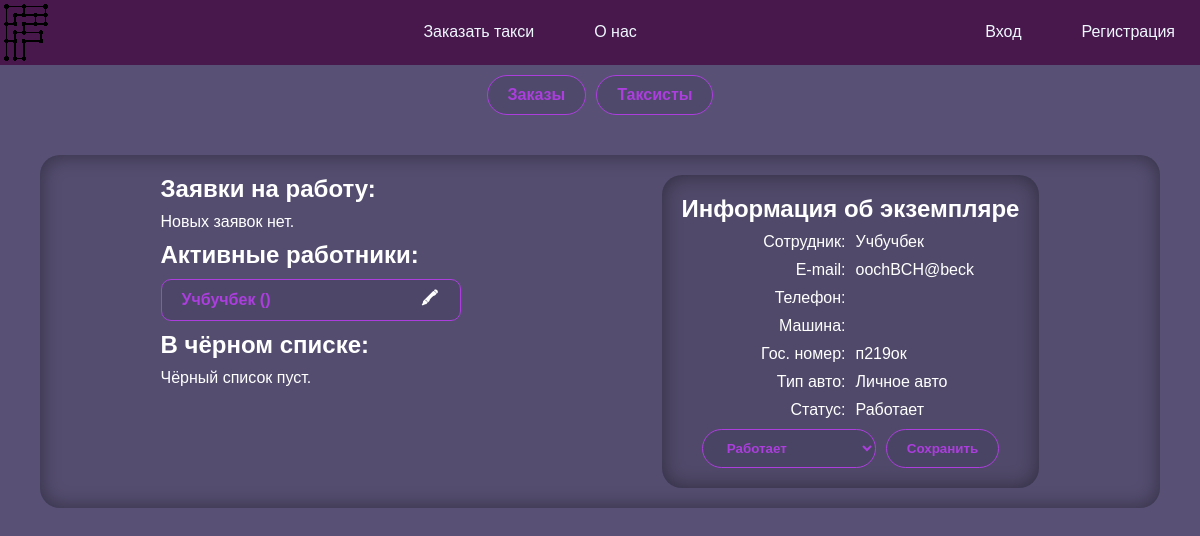
/admin.php?tool=taxists&edit=taxist&id=1, run on an earlier commit of the app's database.
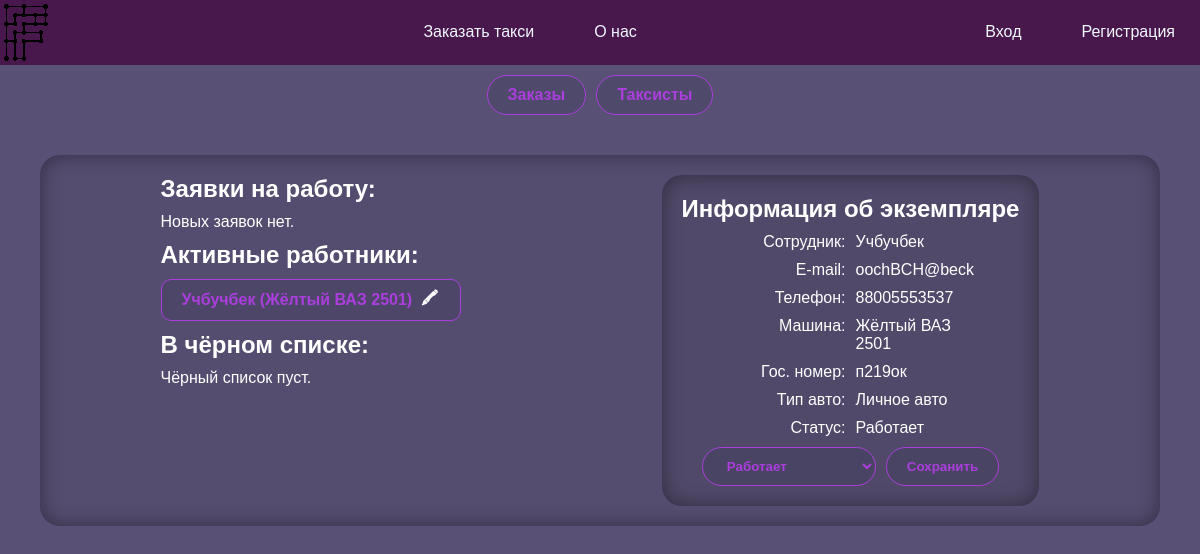
And on a later commit of the database.
### tables this page shows
CREATE TABLE `taxists` (
  `id` int(11) NOT NULL,
  `photo` varchar(128) NOT NULL,
  `car` int(11) NOT NULL,
  `user` int(11) NOT NULL,
  `passport` varchar(64) NOT NULL,
  `driver_license` varchar(64) NOT NULL,
  `status` int(11) NOT NULL
);

CREATE TABLE `users` (
  `id` int(11) NOT NULL,
  `login` varchar(128) NOT NULL,
  `name` varchar(32) NOT NULL,
  `phone` bigint(11) NOT NULL,
  `email` varchar(128) NOT NULL,
  `password` varchar(128) NOT NULL,
  `role` int(11) NOT NULL
);

CREATE TABLE `cars` (
  `id` int(11) NOT NULL,
  `name` varchar(128) NOT NULL,
  `number` text NOT NULL,
  `color` varchar(128) NOT NULL,
  `type` int(11) NOT NULL
);

CREATE TABLE `car_types` (
  `id` int(11) NOT NULL,
  `name` varchar(128) NOT NULL
);

CREATE TABLE `taxist_status` (
  `id` int(11) NOT NULL,
  `name` varchar(128) NOT NULL
);

### funcs/DBinteraction.php (called while the page is built, shortened)
<?php
function selectFrom($query, $way)
{
    if (trim($query) == null) {
        $_SESSION['result'] = "Вы передали пустой запрос.";
    } else {
    require "connect.php";
    $res = $con->query($query);
    switch ($way) {
        case "ALL":
            $output = $res->fetch_all(MYSQLI_ASSOC);
            break;
        case "ONE":
            $output = $res->fetch_assoc();
            break;
    }}
    return $output;
}

### admin/editForms/taxist.php (the view, shortened to what this page needs)
<?php
require_once("./funcs/DBinteraction.php");
$query = "SELECT
taxists.id,
users.name,
users.email,
users.phone,
taxists.photo,
CONCAT(cars.color, ' ', cars.name) AS car,
cars.number AS car_number, car_types.name AS type,
taxist_status.name AS `status`
FROM taxists
INNER JOIN users ON taxists.user = users.id
INNER JOIN cars ON taxists.car = cars.id
INNER JOIN taxist_status ON taxists.status = taxist_status.id
INNER JOIN car_types ON cars.type = car_types.id
WHERE `taxists`.`id` = " . $_GET['id'];
$thisTaxist = selectFrom($query, "ONE");
?>
<h1>Информация об экземпляре</h1>
<?php
$descorder = [
    "Сотрудник",
    "E-mail",
    "Телефон",
    "Машина",
    "Гос. номер",
    "Тип авто",
    "Статус"
];
$descorderKey = 0;
foreach ($thisTaxist as $key => $item) {
    switch ($key) {
        case "id":
        case "photo":
            break;
?>
        <?php
        default:
        ?>
            <div class="flex g10 mauto toolInfo">
                <span class="ctrl-r"><?= $descorder[$descorderKey] ?>:</span>
                <span><?= $item ?></span>
            </div>
<?php
            $descorderKey++;
            break;
    }
}
?>
<form action="../funcs/changeStatus.php" method="post" class="btns mauto">
    <select name="status" id="" class="accent">
        <?php
        $query = "SELECT * FROM `taxist_status`";
        $statuses = selectFrom($query, "ALL");
        foreach ($statuses as $status) {
            $selected = ($status['name'] == $thisTaxist['status']) ? "selected" : null;
        ?>
            <option value="<?= $status['id'] ?>" <?= $selected ?>><?= $status['name'] ?></option>
        <?php
        }
        ?>
    </select>
    <button class="accent">Сохранить</button>
</form>

### admin/toolTaxists.php (shortened to what this page needs)
<?php
require_once("./funcs/DBinteraction.php");
$query = "SELECT
taxists.id,
users.name,
CONCAT(cars.color, ' ', cars.name) AS car,
taxist_status.name AS `status`
FROM taxists
INNER JOIN users ON taxists.user = users.id
INNER JOIN cars ON taxists.car = cars.id
INNER JOIN taxist_status ON taxists.status = taxist_status.id
ORDER BY users.name ASC";
$taxists = selectFrom($query, "ALL");
?>
<div class="list flex column g10 wcenter">
    <?php
    require("./funcs/listGenerator.php");
    ?>
    <h2>Заявки на работу:</h2>
    <?php
    $emptyList = true;
    if ($emptyList) {
    ?>
        <p>Новых заявок нет.</p>
    <?php
    }
    ?>
    <h2>Активные работники:</h2>
    <?php
    foreach ($taxists as $taxist) {
        if ($taxist['status'] == "Работает") {
            generateListItem($taxist, "taxist");
        }
    }
    ?>
    <h2>В чёрном списке:</h2>
    <?php
    $emptyList = true;
    if ($emptyList) {
    ?>
        <p>Чёрный список пуст.</p>
    <?php
    }
    ?>
</div>

### funcs/listGenerator.php (shortened to what this page needs)
<?php
function generateListItem($listItem, $listType)
{
?>
    <div class="accent brad10 flex jc-sb ai-c">
        <span>
            <?php
            switch ($listType) {
            ?>
                <?php
                case "taxist":
                ?>
                    <?= $listItem['name'] ?> (<?= $listItem['car'] ?>)
            <?php
                    break;
            }
            ?>
        </span>
        <div class="flex g10">
            <?php
            switch ($listType) {
                case "taxist":
                    $href = "?tool=taxists&edit=taxist&id=" . $listItem['id'];
                    break;
            }
            ?>
            <a href="<?= $href ?>" class="accent-invert">🖍</a>
        </div>
    </div>
<?php
}

What changed in the data, as far as the page shows it:
changed taxists "Учбучбек": car (not shown) → "Жёлтый ВАЗ 2501"
Also different on the page:
new list line: "Телефон :"
new list line: "88005553537"
new list line: "Машина : Жёлтый ВАЗ 2501"
list line gone: "Телефон :"
list line gone: "Машина :"
